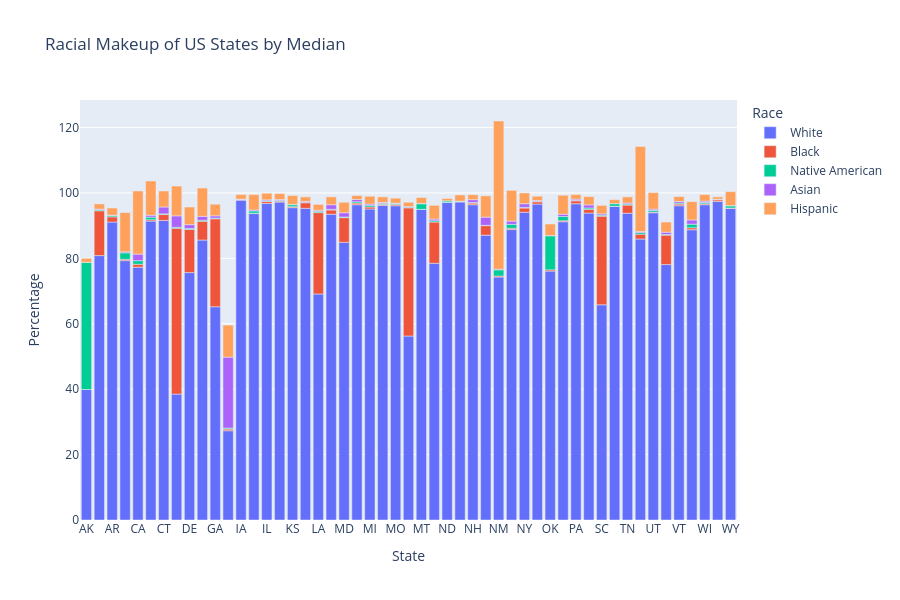

The notebook cell saved with this chart:
### Code cell
state_race_med = px.bar(median_by_state, x='Geographic area', y=['White', 'Black', 'Native American',
                                                    'Asian', 'Hispanic'],
                        title='Racial Makeup of US States by Median', height=600)
state_race_med.update_layout(xaxis_title='State', yaxis_title='Percentage', legend_title_text='Race')
state_race_med.show()

### Figure 1 — Plotly figure (JSON) as saved in the notebook; plotly's stock layout.template omitted (floating-point values rounded to 4 significant figures)
{"data": [{"hovertemplate": "variable=White<br>Geographic area=%{x}<br>value=%{y}<extra></extra>", "legendgroup": "White", "marker": {"color": "#636efa", "pattern": {"shape": ""}}, "name": "White", "orientation": "v", "showlegend": true, "textposition": "auto", "type": "bar", "x": ["AK", "AL", "AR", "AZ", "CA", "CO", "CT", "DC", "DE", "FL", "GA", "HI", "IA", "ID", "IL", "IN", "KS", "KY", "LA", "MA", "MD", "ME", "MI", "MN", "MO", "MS", "MT", "NC", "ND", "NE", "NH", "NJ", "NM", "NV", "NY", "OH", "OK", "OR", "PA", "RI", "SC", "SD", "TN", "TX", "UT", "VA", "VT", "WA", "WI", "WV", "WY"], "xaxis": "x", "y": [39.9, 80.85, 91.1, 79.3, 77.3, 91.4, 91.6, 38.5, 75.65, 85.6, 65.2, 27.3, 97.8, 93.7, 96.8, 97.2, 95.5, 95.3, 69.1, 93.5, 84.9, 96.4, 95.1, 96.2, 96.1, 56.25, 95.0, 78.5, 97.1, 97.3, 96.4, 87.1, 74.3, 88.8, 94.1, 96.6, 76.1, 91.2, 96.7, 93.85, 65.8, 95.95, 93.8, 85.9, 93.95, 78.1, 96.1, 88.75, 96.4, 97.4, 95.3], "yaxis": "y"}, {"hovertemplate": "variable=Black<br>Geographic area=%{x}<br>value=%{y}<extra></extra>", "legendgroup": "Black", "marker": {"color": "#EF553B", "pattern": {"shape": ""}}, "name": "Black", "orientation": "v", "showlegend": true, "textposition": "auto", "type": "bar", "x": ["AK", "AL", "AR", "AZ", "CA", "CO", "CT", "DC", "DE", "FL", "GA", "HI", "IA", "ID", "IL", "IN", "KS", "KY", "LA", "MA", "MD", "ME", "MI", "MN", "MO", "MS", "MT", "NC", "ND", "NE", "NH", "NJ", "NM", "NV", "NY", "OH", "OK", "OR", "PA", "RI", "SC", "SD", "TN", "TX", "UT", "VA", "VT", "WA", "WI", "WV", "WY"], "xaxis": "x", "y": [0.0, 13.7, 1.6, 0.4, 0.9, 0.4, 1.8, 50.7, 13.2, 5.75, 26.9, 0.5, 0.2, 0.1, 0.6, 0.3, 0.3, 1.7, 24.9, 1.3, 7.55, 0.5, 0.6, 0.3, 0.4, 39.2, 0.0, 12.6, 0.0, 0.0, 0.5, 2.9, 0.3, 0.4, 1.3, 0.7, 0.4, 0.3, 0.9, 1.15, 27.1, 0.0, 2.5, 1.5, 0.2, 9.0, 0.5, 0.6, 0.3, 0.5, 0.1], "yaxis": "y"}, {"hovertemplate": "variable=Native American<br>Geographic area=%{x}<br>value=%{y}<extra></extra>", "legendgroup": "Native American", "marker": {"color": "#00cc96", "pattern": {"shape": ""}}, "name": "Native American", "orientation": "v", "showlegend": true, "textposition": "auto", "type": "bar", "x": ["AK", "AL", "AR", "AZ", "CA", "CO", "CT", "DC", "DE", "FL", "GA", "HI", "IA", "ID", "IL", "IN", "KS", "KY", "LA", "MA", "MD", "ME", "MI", "MN", "MO", "MS", "MT", "NC", "ND", "NE", "NH", "NJ", "NM", "NV", "NY", "OH", "OK", "OR", "PA", "RI", "SC", "SD", "TN", "TX", "UT", "VA", "VT", "WA", "WI", "WV", "WY"], "xaxis": "x", "y": [38.9, 0.3, 0.4, 2.0, 1.1, 0.8, 0.2, 0.3, 0.3, 0.3, 0.2, 0.3, 0.0, 0.7, 0.2, 0.2, 0.6, 0.1, 0.4, 0.2, 0.2, 0.4, 0.5, 0.3, 0.3, 0.2, 1.7, 0.4, 0.5, 0.2, 0.2, 0.1, 1.9, 1.2, 0.2, 0.1, 10.4, 1.3, 0.1, 0.4, 0.3, 0.8, 0.3, 0.5, 0.5, 0.2, 0.3, 1.1, 0.4, 0.1, 0.65], "yaxis": "y"}, {"hovertemplate": "variable=Asian<br>Geographic area=%{x}<br>value=%{y}<extra></extra>", "legendgroup": "Asian", "marker": {"color": "#ab63fa", "pattern": {"shape": ""}}, "name": "Asian", "orientation": "v", "showlegend": true, "textposition": "auto", "type": "bar", "x": ["AK", "AL", "AR", "AZ", "CA", "CO", "CT", "DC", "DE", "FL", "GA", "HI", "IA", "ID", "IL", "IN", "KS", "KY", "LA", "MA", "MD", "ME", "MI", "MN", "MO", "MS", "MT", "NC", "ND", "NE", "NH", "NJ", "NM", "NV", "NY", "OH", "OK", "OR", "PA", "RI", "SC", "SD", "TN", "TX", "UT", "VA", "VT", "WA", "WI", "WV", "WY"], "xaxis": "x", "y": [0.0, 0.2, 0.1, 0.3, 2.0, 0.6, 2.1, 3.5, 1.15, 1.2, 0.7, 21.7, 0.1, 0.3, 0.3, 0.3, 0.1, 0.3, 0.3, 1.4, 1.3, 0.7, 0.4, 0.3, 0.1, 0.2, 0.1, 0.5, 0.0, 0.0, 0.85, 2.5, 0.2, 1.0, 1.1, 0.3, 0.1, 0.7, 0.4, 0.95, 0.4, 0.0, 0.3, 0.3, 0.4, 0.7, 0.5, 1.3, 0.4, 0.1, 0.1], "yaxis": "y"}, {"hovertemplate": "variable=Hispanic<br>Geographic area=%{x}<br>value=%{y}<extra></extra>", "legendgroup": "Hispanic", "marker": {"color": "#FFA15A", "pattern": {"shape": ""}}, "name": "Hispanic", "orientation": "v", "showlegend": true, "textposition": "auto", "type": "bar", "x": ["AK", "AL", "AR", "AZ", "CA", "CO", "CT", "DC", "DE", "FL", "GA", "HI", "IA", "ID", "IL", "IN", "KS", "KY", "LA", "MA", "MD", "ME", "MI", "MN", "MO", "MS", "MT", "NC", "ND", "NE", "NH", "NJ", "NM", "NV", "NY", "OH", "OK", "OR", "PA", "RI", "SC", "SD", "TN", "TX", "UT", "VA", "VT", "WA", "WI", "WV", "WY"], "xaxis": "x", "y": [1.2, 1.6, 2.2, 12.0, 19.3, 10.45, 4.9, 9.1, 5.4, 8.65, 3.55, 9.8, 1.4, 4.7, 2.0, 1.8, 2.7, 1.4, 1.8, 2.4, 3.2, 1.2, 2.4, 1.7, 1.5, 1.3, 1.8, 4.2, 0.7, 1.9, 1.5, 6.5, 45.3, 9.4, 3.3, 1.3, 3.5, 5.8, 1.4, 2.55, 2.6, 1.2, 1.9, 26.0, 5.05, 3.1, 1.5, 5.6, 2.0, 0.7, 4.25], "yaxis": "y"}], "layout": {"barmode": "relative", "height": 600, "legend": {"title": {"text": "Race"}, "tracegroupgap": 0}, "title": {"text": "Racial Makeup of US States by Median"}, "xaxis": {"anchor": "y", "domain": [0, 1], "title": {"text": "State"}}, "yaxis": {"anchor": "x", "domain": [0, 1], "title": {"text": "Percentage"}}}}
